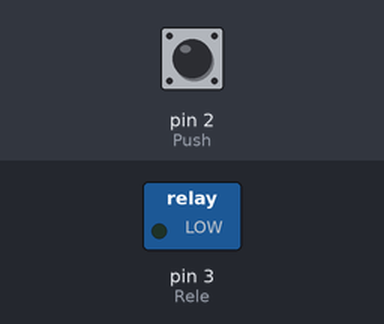
A sketch run on a simulated Arduino Uno, built with avr-gcc and run on an emulated ATmega328P. On the bench: switched loads named in the sketch (green lamp = pin HIGH). Inputs (shaded band) come from the test bench; at power-on: pin 2 (Push) HIGH.

Above: at 1.2 s.
1.3 s: pin 2 (Push) pulled LOW for 0.15 s
At 1.9 s:
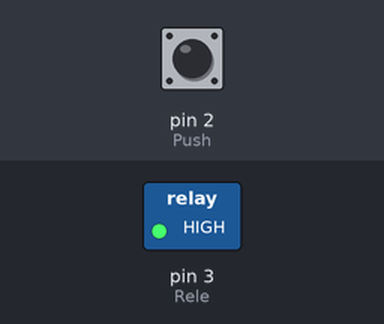
3.0 s: pin 2 (Push) pulled LOW for 1 s
At 5.0 s:
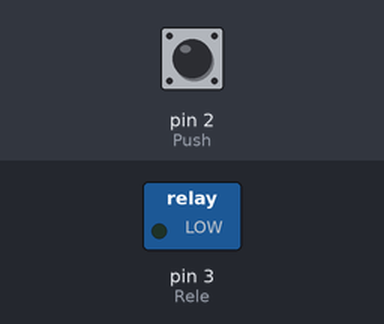
5.5 s: pin 2 (Push) pulled LOW for 3.2 s
At 9.8 s:
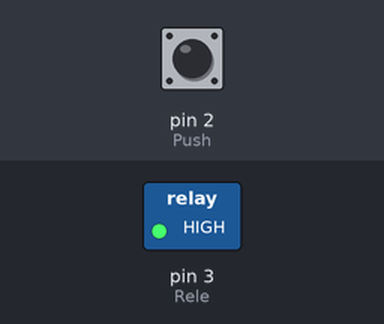
Timing chart, 0 to 11.3 s (numbered marks = the images above; inputs shaded):
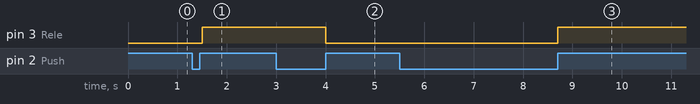

Measured:
- after the input at 1.3 s, pin 3 (Rele): LOW → HIGH after 0.20 s
- after the input at 3.0 s, pin 3 (Rele): HIGH → LOW after 1.0 s
- after the input at 5.5 s, pin 3 (Rele): LOW → HIGH after 3.2 s

The sketch:

Rele.ino
```cpp
/******************************************************
 * ****************************************************
 * ****  CONTROL LAMPARA CON RELÉ                 *****
 * ****  By: SERGIO ANDRES CASTAÑO GIRALDO        *****
 * ****  https://controlautomaticoeducacion.com/  *****
 * ****                                           *****
 * ****************************************************
 */

 //Definiciones
#define Rele 3
#define Push 2


void setup() {
  pinMode(Rele,OUTPUT);
  pinMode(Push,INPUT_PULLUP);
}

void loop()
{
   bool RUN=0;
   while(1)                // Haga por siempre
   {
      //Pregunta por el botón
      if( ! digitalRead(Push) )
      {
         delay(200);       //Anti-Debounce
         //Instrucción para contabilizar una pulsación del botón
         while( ! digitalRead(Push) )
         {
            delay(200);       //Anti-Debounce
         }
         RUN = !RUN;      //Cambia el estado lógico de RUN
      }

      //Activa o desactiva el relé
      if(RUN)
         digitalWrite(Rele,HIGH);    //Activa Rele
      else
         digitalWrite(Rele,LOW);  //Desactiva rele
   }
}
```
